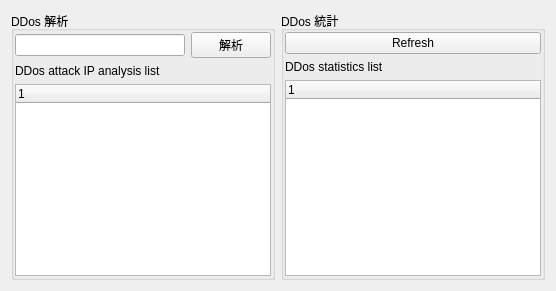
      <widget class="QWidget" name="page_DDos">
       <layout class="QGridLayout" name="gridLayout_10">
        <item row="0" column="0">
         <widget class="QGroupBox" name="groupBox_29">
          <property name="title">
           <string>DDos 解析</string>
          </property>
          <layout class="QVBoxLayout" name="verticalLayout_30">
           <property name="leftMargin">
            <number>1</number>
           </property>
           <property name="topMargin">
            <number>1</number>
           </property>
           <property name="rightMargin">
            <number>1</number>
           </property>
           <property name="bottomMargin">
            <number>1</number>
           </property>
           <item>
            <layout class="QHBoxLayout" name="horizontalLayout_7">
             <item>
              <widget class="QLineEdit" name="analysis_ddos_address">
               <property name="cursor">
                <cursorShape>PointingHandCursor</cursorShape>
               </property>
               <property name="text">
                <string/>
               </property>
              </widget>
             </item>
             <item>
              <widget class="QPushButton" name="btn_ddos_analysis_submit">
               <property name="cursor">
                <cursorShape>PointingHandCursor</cursorShape>
               </property>
               <property name="text">
                <string>解析</string>
               </property>
               <property name="icon">
                <iconset>
                 <normaloff>../icon/icons8-graph-report-50.png</normaloff>../icon/icons8-graph-report-50.png</iconset>
               </property>
              </widget>
             </item>
            </layout>
           </item>
           <item>
            <widget class="QLabel" name="label">
             <property name="text">
              <string>DDos attack IP analysis list</string>
             </property>
            </widget>
           </item>
           <item>
            <widget class="QTreeWidget" name="ddos_attack_ip_list">
             <property name="cursor" stdset="0">
              <cursorShape>PointingHandCursor</cursorShape>
             </property>
             <column>
              <property name="text">
               <string notr="true">1</string>
              </property>
             </column>
            </widget>
           </item>
          </layout>
         </widget>
        </item>
        <item row="0" column="1">
         <widget class="QGroupBox" name="groupBox_30">
          <property name="title">
           <string>DDos 統計</string>
          </property>
          <layout class="QVBoxLayout" name="verticalLayout_31">
           <property name="leftMargin">
            <number>1</number>
           </property>
           <property name="topMargin">
            <number>1</number>
           </property>
           <property name="rightMargin">
            <number>1</number>
           </property>
           <property name="bottomMargin">
            <number>1</number>
           </property>
           <item>
            <widget class="QPushButton" name="btn_refresh_ddos_statistics">
             <property name="cursor">
              <cursorShape>PointingHandCursor</cursorShape>
             </property>
             <property name="text">
              <string>Refresh</string>
             </property>
             <property name="icon">
              <iconset>
               <normaloff>../icon/icons8-search-64 (1).png</normaloff>../icon/icons8-search-64 (1).png</iconset>
             </property>
            </widget>
           </item>
           <item>
            <widget class="QLabel" name="label_2">
             <property name="text">
              <string>DDos statistics list</string>
             </property>
            </widget>
           </item>
           <item>
            <widget class="QTreeWidget" name="ddos_statistics_list">
             <property name="cursor" stdset="0">
              <cursorShape>PointingHandCursor</cursorShape>
             </property>
             <column>
              <property name="text">
               <string notr="true">1</string>
              </property>
             </column>
            </widget>
           </item>
          </layout>
         </widget>
        </item>
       </layout>
      </widget>
